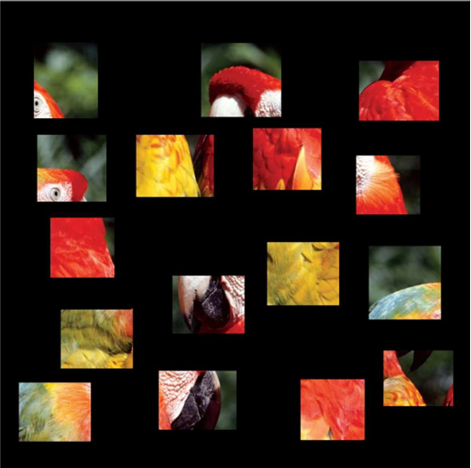
#> input picture test_parrot.png, 471 x 468 px
$ python preprocess.py test_parrot.png
#> lines starting #> are read from the running program, lines starting #| are printed output that depends on the picture; after the words box and inside, x2 and y2 are one past the last pixel; in counts of white or black regions, pixels touching at a corner belong together
"""
preprocess.py

Preprocessing v8 (Paranoid Auto-Detection).
Updates:
1. Extremely sensitive detection (1% black pixels triggers shrink).
2. Fixes black lines by aggressively deciding to crop.
"""

import cv2
import numpy as np
from dataclasses import dataclass
from typing import Dict, List, Tuple, Optional, Any
import json
import os
import argparse


@dataclass
class EdgeFeatures:
    mean_color: Tuple[float, float, float]
    color_hist: np.ndarray
    color_profile: np.ndarray
    gradient: np.ndarray


@dataclass
class PuzzlePiece:
    id: int
    image: np.ndarray
    mask: np.ndarray
    canvas_corners: np.ndarray
    size: Tuple[int, int]
    edges: Dict[str, EdgeFeatures]
    edge_lines: List[Dict[str, Tuple[np.ndarray, np.ndarray]]]


def order_corners(pts: np.ndarray) -> np.ndarray:
    pts = np.asarray(pts, dtype=np.float32).reshape(4, 2)
    center = pts.mean(axis=0)
    angles = np.arctan2(pts[:, 1] - center[1], pts[:, 0] - center[0])
    idx = np.argsort(angles)
    pts_ccw = pts[idx]
    sums = pts_ccw.sum(axis=1)
    tl_idx = np.argmin(sums)
    pts_ccw = np.roll(pts_ccw, -tl_idx, axis=0)
    v1 = pts_ccw[1] - pts_ccw[0]
    v2 = pts_ccw[2] - pts_ccw[0]
    cross = np.cross(v1, v2)
    if cross < 0:
        pts_ccw = np.array([pts_ccw[0], pts_ccw[3], pts_ccw[2], pts_ccw[1]], dtype=np.float32)
    return pts_ccw


def load_canvas_rgb(image_path: str, width: Optional[int] = None, height: Optional[int] = None) -> np.ndarray:
#> called with image_path = 'test_parrot.png'
    ext = os.path.splitext(image_path)[1].lower()
    if ext == ".rgb":
        if width is None or height is None:
            raise ValueError("Raw .rgb file requires explicit width and height.")
        data = np.fromfile(image_path, dtype=np.uint8)
        planes = data.reshape((3, height, width))
        return np.stack([planes[2], planes[1], planes[0]], axis=2)
    img = cv2.imread(image_path, cv2.IMREAD_COLOR)
#> img is the input picture: shape (468, 471, 3); mean B, G, R 22.1, 33.2, 51.3
    if img is None: raise FileNotFoundError(f"Cannot read {image_path}")
    return img


def warp_and_process(canvas, corners, contour, mode, shrink_px):
    ordered = order_corners(corners)
    (tl, tr, br, bl) = ordered
    w_top = np.linalg.norm(tr - tl);
    w_bot = np.linalg.norm(br - bl)
    max_w = int(max(w_top, w_bot))
    h_left = np.linalg.norm(bl - tl);
    h_right = np.linalg.norm(br - tr)
    max_h = int(max(h_left, h_right))

    dst = np.array([[0, 0], [max_w - 1, 0], [max_w - 1, max_h - 1], [0, max_h - 1]], dtype=np.float32)
    M = cv2.getPerspectiveTransform(ordered, dst)
    piece_img = cv2.warpPerspective(canvas, M, (max_w, max_h))

    mask_canvas = np.zeros(canvas.shape[:2], dtype=np.uint8)
    if mode == 'irregular':
        cv2.drawContours(mask_canvas, [contour], -1, 255, -1)
        piece_mask = cv2.warpPerspective(mask_canvas, M, (max_w, max_h))
        piece_mask = cv2.erode(piece_mask, np.ones((3, 3), np.uint8), iterations=1)
    else:
        piece_mask = np.full((max_h, max_w), 255, dtype=np.uint8)

    if shrink_px > 0:
        if max_h > 2 * shrink_px and max_w > 2 * shrink_px:
            piece_img = piece_img[shrink_px:-shrink_px, shrink_px:-shrink_px]
            piece_mask = piece_mask[shrink_px:-shrink_px, shrink_px:-shrink_px]

    _, piece_mask = cv2.threshold(piece_mask, 127, 255, cv2.THRESH_BINARY)
    piece_img = cv2.bitwise_and(piece_img, piece_img, mask=piece_mask)
    return piece_img, piece_mask


def analyze_raw_pieces(canvas, raw_contours):
    solidity_scores = []
    border_black_scores = []
    sample_cnts = raw_contours[:10]

    for cnt in sample_cnts:
        rect = cv2.minAreaRect(cnt)
        box_area = rect[1][0] * rect[1][1]
        cnt_area = cv2.contourArea(cnt)
        if box_area > 0: solidity_scores.append(cnt_area / box_area)

        box = cv2.boxPoints(rect)
        corners = np.array(box, dtype=np.float32)
        temp_img, _ = warp_and_process(canvas, corners, cnt, mode='rect', shrink_px=0)

        h, w = temp_img.shape[:2]
        if h > 10 and w > 10:
            strips = [temp_img[0:2, :, :], temp_img[h - 2:h, :, :], temp_img[:, 0:2, :], temp_img[:, w - 2:w, :]]
            total_px = 0
            black_px = 0
            for s in strips:
                is_black = np.all(s < 10, axis=2)  # Stricter black threshold
                black_px += np.sum(is_black)
                total_px += s.shape[0] * s.shape[1]
            if total_px > 0: border_black_scores.append(black_px / total_px)

    avg_solidity = np.mean(solidity_scores) if solidity_scores else 1.0
    avg_black_border = np.mean(border_black_scores) if border_black_scores else 0.0

    print(f"[Preprocess Analysis] Avg Solidity: {avg_solidity:.3f}, Border Blackness: {avg_black_border:.3f}")

    if avg_solidity < 0.88:
        return {"type": "irregular", "mode": "irregular", "shrink": 0, "desc": "Irregular (Parrot)"}

    # PARANOID CHECK: If even 1% is black, assume rotation artifacts and shrink.
    elif avg_black_border > 0.001:
        return {"type": "rotated_rect", "mode": "rect", "shrink": 1, "desc": "Rotated (Shrink 1px)"}
    else:
        return {"type": "standard_rect", "mode": "rect", "shrink": 0, "desc": "Standard (Clean)"}


# [55 lines left out: function dynamic_shrink, not called in this run]


def compute_edge_features(piece, mask, border=2, inner_shift: int = 2):
    """
    为每个 piece 计算四条边的特征，使用向内偏移 inner_shift 像素的 strip，
    避免最外圈黑边问题，并在这里完成 mask 过滤。

    输出:
      EdgeFeatures:
        - mean_color: strip 内有效像素的 LAB 均值
        - color_hist: LAB 直方图 (L, a, b 各 8 bin 合并)
        - color_profile: 沿边方向的一维 LAB profile, shape = (L, 3)
        - gradient: 沿边方向 L 通道的一阶差分 |dL/ds|, shape = (L,)
    """
    h, w, _ = piece.shape
    border = min(border, max(1, h // 2 - inner_shift), max(1, w // 2 - inner_shift))

    # 转 LAB，后续所有特征都基于 LAB
    lab = cv2.cvtColor(piece, cv2.COLOR_BGR2LAB).astype(np.float32)

    def extract_edge_strip(edge: str):
        nonlocal lab, mask, h, w, border, inner_shift

        if edge == "top":
            ys = slice(inner_shift, inner_shift + border)
            xs = slice(0, w)
        elif edge == "bottom":
            ys = slice(h - inner_shift - border, h - inner_shift)
            xs = slice(0, w)
        elif edge == "left":
            ys = slice(0, h)
            xs = slice(inner_shift, inner_shift + border)
        elif edge == "right":
            ys = slice(0, h)
            xs = slice(w - inner_shift - border, w - inner_shift)
        else:
            raise ValueError(f"Unknown edge: {edge}")

        reg_lab = lab[ys, xs]  # (strip_h, strip_w, 3)
        reg_msk = mask[ys, xs]  # (strip_h, strip_w)

        valid = reg_msk > 128
        if not np.any(valid):
            # 没有有效像素，返回全零特征
            mean_c = np.array([0., 0., 0.], dtype=np.float32)
            hist = np.zeros(24, dtype=np.float32)
            color_profile = np.zeros((reg_lab.shape[1 if edge in ("top", "bottom") else 0], 3), dtype=np.float32)
            gradient = np.zeros(color_profile.shape[0], dtype=np.float32)
            return mean_c, hist, color_profile, gradient

        # --- 1) mean_color & histogram (LAB) ---
        valid_pixels = reg_lab[valid]  # (N, 3)
        mean_c = valid_pixels.mean(axis=0)

        hist_list = []
        for ch in range(3):
            h_ = cv2.calcHist([valid_pixels[:, ch].astype(np.float32)], [0], None, [8], [0, 256])
            hist_list.append(cv2.normalize(h_, None).flatten())
        hist = np.concatenate(hist_list).astype(np.float32)  # 24-d

        # --- 2) 一维 color_profile (沿边方向) ---
        # 对于 top/bottom：沿 x 方向 (width)
        # 对于 left/right：沿 y 方向 (height)
        if edge in ("top", "bottom"):
            L_len = reg_lab.shape[1]
            color_profile = np.zeros((L_len, 3), dtype=np.float32)
            for x in range(L_len):
                col_valid = valid[:, x]
                if np.any(col_valid):
                    color_profile[x] = reg_lab[:, x, :][col_valid].mean(axis=0)
                else:
                    color_profile[x] = 0.0
            if edge == "bottom":
                color_profile = color_profile[::-1]  # 对齐方向
        else:  # left / right
            L_len = reg_lab.shape[0]
            color_profile = np.zeros((L_len, 3), dtype=np.float32)
            for y in range(L_len):
                row_valid = valid[y, :]
                if np.any(row_valid):
                    color_profile[y] = reg_lab[y, :, :][row_valid].mean(axis=0)
                else:
                    color_profile[y] = 0.0
            if edge == "left":
                color_profile = color_profile[::-1]  # 对齐方向

        # --- 3) gradient profile (一维 L 通道差分) ---
        L_profile = color_profile[:, 0]  # L 通道
        if L_profile.shape[0] > 1:
            grad = np.abs(np.diff(L_profile, prepend=L_profile[0]))
        else:
            grad = np.zeros_like(L_profile)
        gradient = grad.astype(np.float32)

        return mean_c.astype(np.float32), hist, color_profile.astype(np.float32), gradient

    features: Dict[str, EdgeFeatures] = {}
    for edge in ["top", "right", "bottom", "left"]:
        mean_c, hist, prof, grad = extract_edge_strip(edge)
        features[edge] = EdgeFeatures(
            mean_color=(float(mean_c[0]), float(mean_c[1]), float(mean_c[2])),
            color_hist=hist,
            color_profile=prof,
            gradient=grad,
        )

    return features


# [74 lines left out: function extract_surface_edge, not called in this run]


def compute_edge_lines_for_rotations(img: np.ndarray, mask: np.ndarray, inner_margin: int = 0):
    """
    [关键修复] 预计算旋转边缘。
    强制内缩采样 (inner_margin=1)，跳过 warp 产生的边缘混叠/黑边/锯齿。
    这是解决旋转拼图（特别是高对比度如 Cafe/Irises）准确度的关键。
    """
    edge_sets = []

    curr_img = img.copy()
    curr_msk = mask.copy()

    for _ in range(4):
        img_lab = cv2.cvtColor(curr_img, cv2.COLOR_BGR2LAB).astype(np.float32)
        h, w = img_lab.shape[:2]

        if len(curr_msk.shape) == 3:
            m = curr_msk[:, :, 0]
        else:
            m = curr_msk

        # 太小的话就不缩，防止越界
        margin = inner_margin if (h > 2 * inner_margin and w > 2 * inner_margin) else 0

        top_y = margin
        bottom_y = h - 1 - margin
        left_x = margin
        right_x = w - 1 - margin

        edges = {
            "top": (img_lab[top_y, :], m[top_y, :]),
            "bottom": (img_lab[bottom_y, :], m[bottom_y, :]),
            "left": (img_lab[:, left_x], m[:, left_x]),
            "right": (img_lab[:, right_x], m[:, right_x]),
        }
        edge_sets.append(edges)

        curr_img = cv2.rotate(curr_img, cv2.ROTATE_90_CLOCKWISE)
        curr_msk = cv2.rotate(curr_msk, cv2.ROTATE_90_CLOCKWISE)

    return edge_sets


def dynamic_shrink(image: np.ndarray, mask: np.ndarray, base_shrink: int = 1, max_shrink: int = 3) -> Tuple[
    np.ndarray, np.ndarray, int]:
    """
    智能动态去边 v1.1
    增加 base_shrink 参数，允许对直图设置为 0。
    """
    h, w = image.shape[:2]
    current_shrink = 0

    # [Step 1] 基础裁剪 (Base Crop)
    # 对于旋转图，base_shrink 通常为 1；对于直图，应为 0。
    if base_shrink > 0:
        if h > 2 * base_shrink and w > 2 * base_shrink:
            image = image[base_shrink:h - base_shrink, base_shrink:w - base_shrink]
            mask = mask[base_shrink:h - base_shrink, base_shrink:w - base_shrink]
            current_shrink += base_shrink

    # [Step 2] 循环剥离 (Peeling Onion)
    # 即使 base_shrink=0，我们也检查一下是否有明显的黑边/白边（针对扫描不完美的直图）
    # 但我们把 max_shrink 限制住，防止切太多
    remaining_steps = max_shrink - current_shrink

    for _ in range(remaining_steps):
        h, w = image.shape[:2]
        if h < 10 or w < 10: break

        # 提取边缘
        top = image[0, :, :]
        bottom = image[h - 1, :, :]
        left = image[:, 0, :]
        right = image[:, w - 1, :]
        border_pixels = np.concatenate([top, bottom, left, right], axis=0)

        gray = cv2.cvtColor(border_pixels[np.newaxis, :, :], cv2.COLOR_BGR2GRAY).flatten()
        mean_val = np.mean(gray)
        std_val = np.std(gray)

        # 判据：只有当边缘极其“假”的时候才切
        # 1. 极暗且无纹理 (Scanner Black)
        is_dark_artifact = (mean_val < 30) and (std_val < 10.0)
        # 2. 极亮 (Paper White)
        is_light_artifact = (mean_val > 235)
        # 3. 极度平滑的线条 (Artificial Border)
        is_flat_line = (std_val < 3.0)

        if is_dark_artifact or is_light_artifact or is_flat_line:
            image = image[1:h - 1, 1:w - 1]
            mask = mask[1:h - 1, 1:w - 1]
            current_shrink += 1
        else:
            break

    return image, mask, current_shrink


def preprocess_puzzle_image(image_path, width=None, height=None, debug=False):
    canvas = load_canvas_rgb(image_path, width, height)
    pad = 50
    canvas = cv2.copyMakeBorder(canvas, pad, pad, pad, pad, cv2.BORDER_CONSTANT, value=(0, 0, 0))
    gray = cv2.cvtColor(canvas, cv2.COLOR_BGR2GRAY)
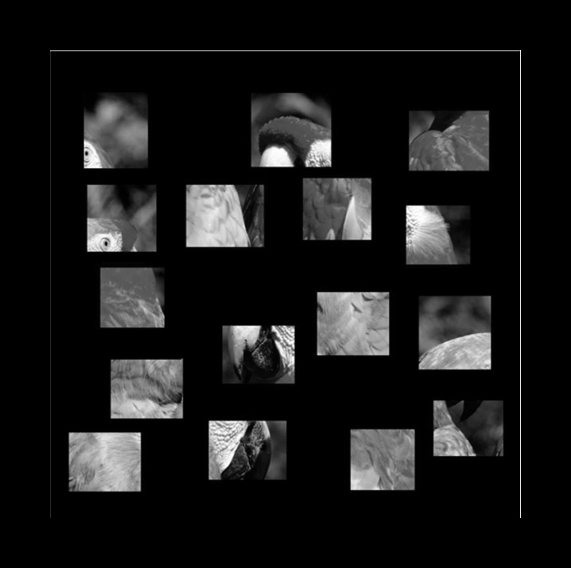
#> gray: shape (568, 571); min 0, max 255, mean 25.4
    _, mask = cv2.threshold(gray, 10, 255, cv2.THRESH_BINARY)
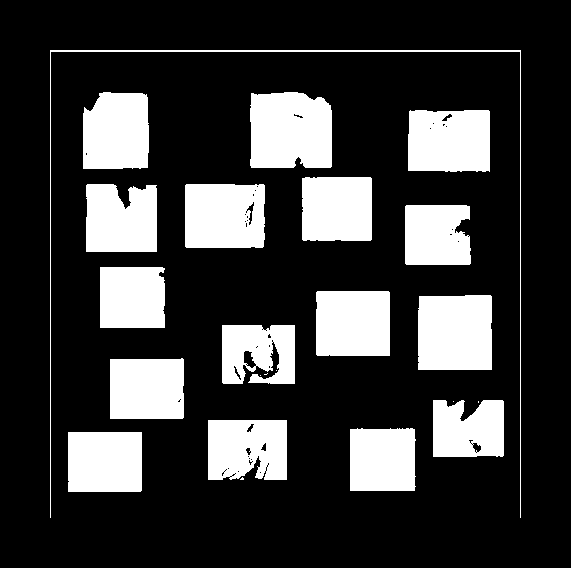
#> mask: shape (568, 571); 22.8% white; 23 white regions (6 under 20 px), largest, box (x1, y1, x2, y2) and area: (250, 92, 332, 168) 5841, (418, 295, 492, 370) 5481, (185, 184, 265, 248) 4991
    k = np.ones((3, 3), np.uint8)
    mask = cv2.morphologyEx(mask, cv2.MORPH_OPEN, k, iterations=1)
#> mask: shape (568, 571); 22.1% white; 17 white regions, largest, box (x1, y1, x2, y2) and area: (250, 92, 332, 168) 5835, (418, 295, 492, 370) 5480, (185, 184, 265, 248) 4961
    mask = cv2.morphologyEx(mask, cv2.MORPH_CLOSE, k, iterations=2)
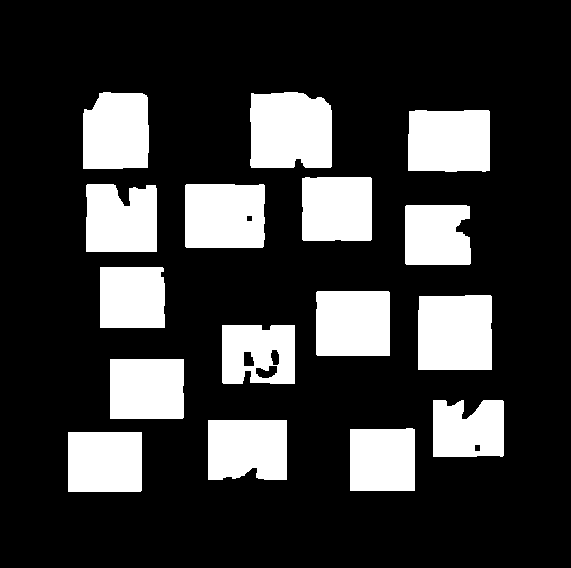
#> mask: shape (568, 571); 22.3% white; 16 white regions
    cnts, _ = cv2.findContours(mask, cv2.RETR_EXTERNAL, cv2.CHAIN_APPROX_SIMPLE)
#> cnts = 16 contours; largest, box (x1, y1, x2, y2) and area: (250, 92, 332, 168) 5702, (418, 295, 492, 370) 5336, (185, 184, 265, 248) 4922, (408, 110, 490, 172) 4810, (316, 291, 390, 356) 4664

    total_area = canvas.shape[0] * canvas.shape[1]
    valid_cnts = [c for c in cnts if cv2.contourArea(c) > total_area * 0.001]
#> valid_cnts has the same summary as cnts
    if not valid_cnts: return [], {}

    # 1. 自动检测类型
    config = analyze_raw_pieces(canvas, valid_cnts)
#> in analyze_raw_pieces, `sample_cnts = raw_contours[:10]`: sample_cnts = 10 contours; largest, box (x1, y1, x2, y2) and area: (418, 295, 492, 370) 5336, (316, 291, 390, 356) 4664, (208, 420, 287, 480) 4418, (68, 432, 142, 492) 4306, (110, 359, 184, 419) 4300
#> the loop in analyze_raw_pieces, `for cnt in sample_cnts:` made 10 passes
#> (rect, box_area, cnt_area, tl in warp_and_process) on passes 1 to 3: (((104.5, 461.5), (59, 73), -90), 4307, 4306.5, [68, 432]), (((382, 459), (62, 64), -90), 3968, 3911, [350, 428]), (((247, 449.5), (59, 78), -90), 4602, 4418.5, [208, 420])
#> pass 1, in warp_and_process, `piece_img = cv2.warpPerspective(canvas, M, (max_w, max_h))`:
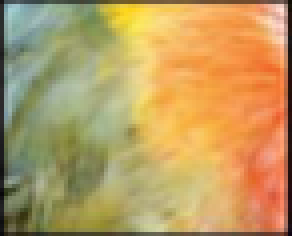
#> piece_img: shape (59, 73, 3) (shown 4 times larger); mean B, G, R 97, 155.8, 186.7
#> after the loop in analyze_raw_pieces, `for cnt in sample_cnts:`: border_black_scores = [0.00189, 0, 0.0511, 0.0714, 0, 0.0327, 0.068, 0.00912, 0.00605, 0.107]; solidity_scores = [1, 0.986, 0.96, 0.915, 0.998, 0.962, 0.988, 0.998, 0.989, 0.941]
#> in analyze_raw_pieces, `avg_solidity = np.mean(solidity_scores) if solidity_scores else 1.0`: avg_solidity = 0.974
#> in analyze_raw_pieces, `avg_black_border = np.mean(border_black_scores) if border_black_scores..`: avg_black_border = 0.0347
#| [Preprocess Analysis] Avg Solidity: 0.974, Border Blackness: 0.035
#> config = {'type': 'rotated_rect', 'mode': 'rect', 'shrink': 1, 'desc': 'Rotated (Shrink 1px)'}

    # 2. 根据类型决定策略
    # 如果是直图 (standard_rect)，绝对不要预先切边 (base_shrink=0)
    # 如果是旋转图 (rotated_rect)，为了抗锯齿，预先切 1px (base_shrink=1)
    is_rotated = (config['type'] == 'rotated_rect')
#> is_rotated = True
    target_base_shrink = 1 if is_rotated else 0
#> target_base_shrink = 1

    if debug:
        print(f"[Preprocess] Mode: {config['type']}. Base Shrink: {target_base_shrink}")

    pieces = []
    for i, c in enumerate(valid_cnts):
        rect = cv2.minAreaRect(c)
        box = cv2.boxPoints(rect)
        corners = np.array(box, dtype=np.float32)

        # 步骤A: 获取原始切片 (shrink_px=0, 交给 dynamic_shrink 处理)
        img, msk = warp_and_process(canvas, corners, c, mode=config['mode'], shrink_px=0)

        # 步骤B: 智能去边
        # 传入我们根据 config 决定的 base_shrink
        img, msk, applied_shrink = dynamic_shrink(img, msk, base_shrink=target_base_shrink, max_shrink=3)

        if img.shape[0] < 5 or img.shape[1] < 5:
            continue

        # 步骤C: 特征计算
        edges = compute_edge_features(img, msk)

        # 步骤D: 旋转边缘计算
        # 注意：如果是直图，inner_margin 保持 0 即可，因为我们信任切边是完美的
        # 如果是旋转图，虽然我们切了边，但为了保险起见，可以在旋转计算时稍微再缩一点点吗？
        # 这里建议统一为 0，因为 dynamic_shrink 已经处理过了。
        edge_lines = compute_edge_lines_for_rotations(img, msk, inner_margin=0)

        pieces.append(PuzzlePiece(i, img, msk, corners, img.shape[:2], edges, edge_lines))
#> this loop made 16 passes
#> (rect, tl in warp_and_process, tr in warp_and_process, br in warp_and_process) on passes 1 to 3: (((104.5, 461.5), (59, 73), -90), [68, 432], [141, 432], [141, 491]), (((382, 459), (62, 64), -90), [350, 428], [414, 428], [414, 490]), (((247, 449.5), (59, 78), -90), [208, 420], [286, 420], [286, 479])
#> pass 1, in compute_edge_features, `lab = cv2.cvtColor(piece, cv2.COLOR_BGR2LAB).astype(np.float32)`:
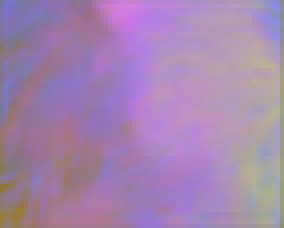
#> lab: shape (57, 71, 3) float32 (shown 4 times larger); mean of channels 0, 1, 2 175.5, 132.4, 164.6; drawn as B, G, R
#> after the loop:
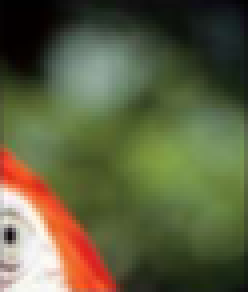
#> img: shape (73, 62, 3) (shown 4 times larger); mean B, G, R 63.6, 95.6, 93.5

    return pieces, config


def save_pieces(pieces, out_dir, save_meta=True):
#> called with out_dir = 'pieces_out', save_meta = True
    os.makedirs(out_dir, exist_ok=True)
    meta = []
    for p in pieces:
        fname = f"piece_{p.id:02d}.png"
        b, g, r = cv2.split(p.image)
        cv2.imwrite(os.path.join(out_dir, fname), cv2.merge([b, g, r, p.mask]))
        item = {"id": p.id, "file": fname, "size": p.size, "edges": {}}
        for k, v in p.edges.items(): item["edges"][k] = {"mean_color": v.mean_color}
        meta.append(item)
#> this loop made 16 passes
#> pass 1, in save_pieces, `b, g, r = cv2.split(p.image)`:
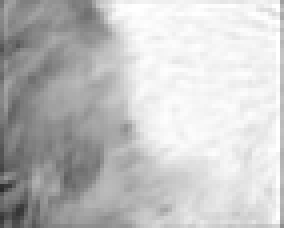
#> r: shape (57, 71) (shown 4 times larger); min 43, max 255, mean 194.5
    if save_meta:
        with open(os.path.join(out_dir, "pieces_meta.json"), "w") as f:
            json.dump(meta, f, indent=2)


import numpy as np

# [63 lines left out: function is_regular_grid, not called in this run]


def main():
    parser = argparse.ArgumentParser()
    parser.add_argument("image")
    parser.add_argument("--out_dir", default="pieces_out")
    parser.add_argument("--debug", action="store_true")
    parser.add_argument("--width", type=int);
    parser.add_argument("--height", type=int)
    args = parser.parse_args()
    pieces, config = preprocess_puzzle_image(args.image, args.width, args.height, debug=args.debug)
    save_pieces(pieces, args.out_dir, save_meta=True)
    print(f"Saved {len(pieces)} pieces. Config: {config}")
#| Saved 16 pieces. Config: {'type': 'rotated_rect', 'mode': 'rect', 'shrink': 1, 'desc': 'Rotated (Shrink 1px)'}


if __name__ == "__main__":
    main()
